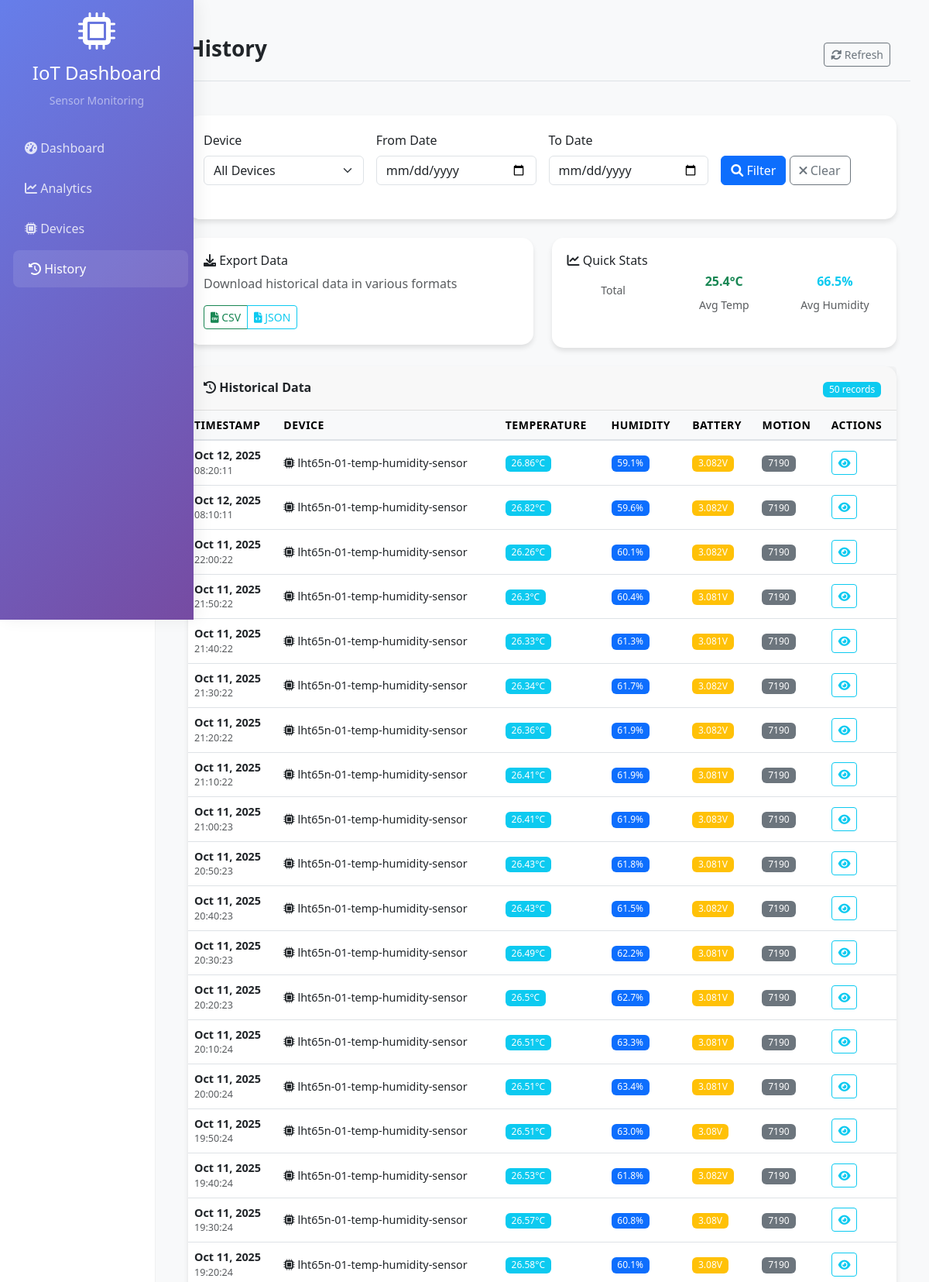
Screenshot of /history/?page=2 (upper part) with the database file from the repository.
### sensors/models.py (models this page shows, shortened)
class SensorReading(models.Model):
    device_id = models.CharField(max_length=128, db_index=True)
    battery_voltage = models.FloatField(null=True, blank=True)
    humidity = models.FloatField(null=True, blank=True)
    motion_counts = models.IntegerField(null=True, blank=True)
    temperature_c = models.FloatField(null=True, blank=True)
    received_at = models.DateTimeField(db_index=True)
    created_at = models.DateTimeField(auto_now_add=True)
    class Meta:
        ordering = ["-received_at", "-id"]

### sensors/views.py (the view, shortened to what this page needs)
# urls.py: path("history/", views.history, name="history"),
def history(request: HttpRequest):
    selected_device = request.GET.get("device", "")
    date_from = request.GET.get("date_from", "")
    date_to = request.GET.get("date_to", "")
    export_format = request.GET.get("export", "")
    query = Q()
    query &= ~Q(device_id__in=["test-device", "unknown-device"])
    if selected_device:
        query &= Q(device_id=selected_device)
    if date_from:
        query &= Q(received_at__date__gte=date_from)
    if date_to:
        query &= Q(received_at__date__lte=date_to)
    readings = SensorReading.objects.filter(query).order_by("-received_at")
    paginator = Paginator(readings, 50)
    page_number = request.GET.get("page")
    readings = paginator.get_page(page_number)
    device_list = (
        SensorReading.objects.exclude(device_id__in=["test-device", "unknown-device"])
        .values_list("device_id", flat=True)
        .distinct()
        .order_by("device_id")
    )
    total_count = SensorReading.objects.filter(query).count()
    avg_temp = SensorReading.objects.filter(
        query, temperature_c__isnull=False
    ).aggregate(avg=Avg("temperature_c"))["avg"]
    avg_humidity = SensorReading.objects.filter(
        query, humidity__isnull=False
    ).aggregate(avg=Avg("humidity"))["avg"]
    return render(
        request,
        "sensors/history.html",
        {
            "readings": readings,
            "device_list": device_list,
            "selected_device": selected_device,
            "date_from": date_from,
            "date_to": date_to,
            "total_count": total_count,
            "avg_temp": avg_temp or 0,
            "avg_humidity": avg_humidity or 0,
        },
    )

### sensors/templates/sensors/history.html (shortened to what this page needs)
{% extends 'sensors/base.html' %}
{% block page_title %}History{% endblock %}
{% block content %}
<div class="card mb-4">
    <div class="card-body">
        <form method="get" class="row g-3">
            <div class="col-md-3">
                <label for="device" class="form-label">Device</label>
                <select name="device" id="device" class="form-select">
                    <option value="">All Devices</option>
                </select>
            </div>
            <div class="col-md-3">
                <label for="date_from" class="form-label">From Date</label>
                <input type="date" name="date_from" id="date_from" class="form-control" value="{{ date_from }}">
            </div>
            <div class="col-md-3">
                <label for="date_to" class="form-label">To Date</label>
                <input type="date" name="date_to" id="date_to" class="form-control" value="{{ date_to }}">
            </div>
            <div class="col-md-3">
                <label class="form-label">&nbsp;</label>
                <div>
                    <button type="submit" class="btn btn-primary">
                        <i class="fas fa-search"></i> Filter
                    </button>
                    <a href="{% url 'history' %}" class="btn btn-outline-secondary">
                        <i class="fas fa-times"></i> Clear
                    </a>
                </div>
            </div>
        </form>
    </div>
</div>
<div class="row mb-4">
    <div class="col-md-6">
        <div class="card">
            <div class="card-body">
                <h6 class="card-title"><i class="fas fa-download"></i> Export Data</h6>
                <p class="card-text text-muted">Download historical data in various formats</p>
                <div class="btn-group">
                    <a href="?export=csv{% if selected_device %}&device={{ selected_device }}{% endif %}{% if date_from %}&date_from={{ date_from }}{% endif %}{% if date_to %}&date_to={{ date_to }}{% endif %}"
                       class="btn btn-outline-success btn-sm">
                        <i class="fas fa-file-csv"></i> CSV
                    </a>
                    <a href="?export=json{% if selected_device %}&device={{ selected_device }}{% endif %}{% if date_from %}&date_from={{ date_from }}{% endif %}{% if date_to %}&date_to={{ date_to }}{% endif %}"
                       class="btn btn-outline-info btn-sm">
                        <i class="fas fa-file-code"></i> JSON
                    </a>
                </div>
            </div>
        </div>
    </div>
    <div class="col-md-6">
        <div class="card">
            <div class="card-body">
                <h6 class="card-title"><i class="fas fa-chart-line"></i> Quick Stats</h6>
                <div class="row text-center">
                    <div class="col-4">
                        <small class="text-muted">Total</small>
                    </div>
                    <div class="col-4">
                        <h5 class="text-success">{{ avg_temp|floatformat:1 }}°C</h5>
                        <small class="text-muted">Avg Temp</small>
                    </div>
                    <div class="col-4">
                        <h5 class="text-info">{{ avg_humidity|floatformat:1 }}%</h5>
                        <small class="text-muted">Avg Humidity</small>
                    </div>
                </div>
            </div>
        </div>
    </div>
</div>
<div class="card">
    <div class="card-header d-flex justify-content-between align-items-center">
        <h5 class="mb-0"><i class="fas fa-history"></i> Historical Data</h5>
        <div>
            <span class="badge bg-info">{{ readings|length }} records</span>
        </div>
    </div>
    <div class="card-body p-0">
        <div class="table-responsive">
            <table class="table table-hover mb-0">
                <thead class="table-light">
                    <tr>
                        <th>Timestamp</th>
                        <th>Device</th>
                        <th>Temperature</th>
                        <th>Humidity</th>
                        <th>Battery</th>
                        <th>Motion</th>
                        <th>Actions</th>
                    </tr>
                </thead>
                <tbody>
                    {% for reading in readings %}
                    <tr>
                        <td>
                            <div class="d-flex flex-column">
                                <span class="fw-bold">{{ reading.received_at|date:"M d, Y" }}</span>
                                <small class="text-muted">{{ reading.received_at|date:"H:i:s" }}</small>
                            </div>
                        </td>
                        <td>
                            <i class="fas fa-microchip"></i> {{ reading.device_id }}
                        </td>
                        <td>
                            {% if reading.temperature_c %}
                                <span class="badge bg-info">{{ reading.temperature_c }}°C</span>
                            {% else %}
                                <span class="text-muted">--</span>
                            {% endif %}
                        </td>
                        <td>
                            {% if reading.humidity %}
                                <span class="badge bg-primary">{{ reading.humidity }}%</span>
                            {% else %}
                                <span class="text-muted">--</span>
                            {% endif %}
                        </td>
                        <td>
                            {% if reading.battery_voltage %}
                                {% if reading.battery_voltage > 3.5 %}
                                    <span class="badge bg-success">{{ reading.battery_voltage }}V</span>
                                {% elif reading.battery_voltage > 3.0 %}
                                    <span class="badge bg-warning">{{ reading.battery_voltage }}V</span>
                                {% else %}
                                    <span class="badge bg-danger">{{ reading.battery_voltage }}V</span>
                                {% endif %}
                            {% else %}
                                <span class="text-muted">--</span>
                            {% endif %}
                        </td>
                        <td>
                            {% if reading.motion_counts %}
                                <span class="badge bg-secondary">{{ reading.motion_counts }}</span>
                            {% else %}
                                <span class="text-muted">--</span>
                            {% endif %}
                        </td>
                        <td>
                            <button class="btn btn-sm btn-outline-info" onclick="showReadingDetails({{ reading.id }})">
                                <i class="fas fa-eye"></i>
                            </button>
                        </td>
                    </tr>
                    {% endfor %}
                </tbody>
            </table>
        </div>
    </div>
</div>
{% endblock %}

### sensors/templates/sensors/base.html (style rules this page uses)
.card { border: none; border-radius: 15px; box-shadow: 0 4px 6px rgba(0,0,0,0.1); transition: transform 0.3s ease; }
.card-header h5 { font-size: 1.1rem; font-weight: 600; margin: 0; }
.table th { font-size: 0.875rem; font-weight: 600; text-transform: uppercase; letter-spacing: 0.5px; }
.table td { font-size: 0.9rem; vertical-align: middle; }
.badge { font-size: 0.75rem; font-weight: 500; }
.row { margin-bottom: 1.5rem; }
.card-body { padding: 1.25rem; }
.card-header { padding: 1rem 1.25rem; border-bottom: 1px solid rgba(0,0,0,0.1); }
.main-content h5 { font-size: 1rem; font-weight: 600; margin-bottom: 0.5rem; }
.table-responsive { border-radius: 0 0 15px 15px; }
.table thead th { background-color: #f8f9fa; border-bottom: 2px solid #dee2e6; }

### rows the page displays
SensorReading: received_at "Oct 12, 2025", received_at "08:20:11", device_id "lht65n-01-temp-humidity-sensor", temperature_c "26.86", humidity "59.1", battery_voltage "3.082", motion_counts "7190"
SensorReading: received_at "Oct 12, 2025", received_at "08:10:11", device_id "lht65n-01-temp-humidity-sensor", temperature_c "26.82", humidity "59.6", battery_voltage "3.082", motion_counts "7190"
SensorReading: received_at "Oct 11, 2025", received_at "22:00:22", device_id "lht65n-01-temp-humidity-sensor", temperature_c "26.26", humidity "60.1", battery_voltage "3.082", motion_counts "7190"
SensorReading: received_at "Oct 11, 2025", received_at "21:50:22", device_id "lht65n-01-temp-humidity-sensor", temperature_c "26.3", humidity "60.4", battery_voltage "3.081", motion_counts "7190"
SensorReading: received_at "Oct 11, 2025", received_at "21:40:22", device_id "lht65n-01-temp-humidity-sensor", temperature_c "26.33", humidity "61.3", battery_voltage "3.081", motion_counts "7190"
SensorReading: received_at "Oct 11, 2025", received_at "21:30:22", device_id "lht65n-01-temp-humidity-sensor", temperature_c "26.34", humidity "61.7", battery_voltage "3.082", motion_counts "7190"
SensorReading: received_at "Oct 11, 2025", received_at "21:20:22", device_id "lht65n-01-temp-humidity-sensor", temperature_c "26.36", humidity "61.9", battery_voltage "3.082", motion_counts "7190"
SensorReading: received_at "Oct 11, 2025", received_at "21:10:22", device_id "lht65n-01-temp-humidity-sensor", temperature_c "26.41", humidity "61.9", battery_voltage "3.081", motion_counts "7190"
SensorReading: received_at "Oct 11, 2025", received_at "21:00:23", device_id "lht65n-01-temp-humidity-sensor", temperature_c "26.41", humidity "61.9", battery_voltage "3.083", motion_counts "7190"
SensorReading: received_at "Oct 11, 2025", received_at "20:50:23", device_id "lht65n-01-temp-humidity-sensor", temperature_c "26.43", humidity "61.8", battery_voltage "3.081", motion_counts "7190"
SensorReading: received_at "Oct 11, 2025", received_at "20:40:23", device_id "lht65n-01-temp-humidity-sensor", temperature_c "26.43", humidity "61.5", battery_voltage "3.082", motion_counts "7190"
SensorReading: received_at "Oct 11, 2025", received_at "20:30:23", device_id "lht65n-01-temp-humidity-sensor", temperature_c "26.49", humidity "62.2", battery_voltage "3.081", motion_counts "7190"
SensorReading: received_at "Oct 11, 2025", received_at "20:20:23", device_id "lht65n-01-temp-humidity-sensor", temperature_c "26.5", humidity "62.7", battery_voltage "3.081", motion_counts "7190"
SensorReading: received_at "Oct 11, 2025", received_at "20:10:24", device_id "lht65n-01-temp-humidity-sensor", temperature_c "26.51", humidity "63.3", battery_voltage "3.081", motion_counts "7190"
SensorReading: received_at "Oct 11, 2025", received_at "20:00:24", device_id "lht65n-01-temp-humidity-sensor", temperature_c "26.51", humidity "63.4", battery_voltage "3.081", motion_counts "7190"
SensorReading: received_at "Oct 11, 2025", received_at "19:50:24", device_id "lht65n-01-temp-humidity-sensor", temperature_c "26.51", humidity "63.0", battery_voltage "3.08", motion_counts "7190"
SensorReading: received_at "Oct 11, 2025", received_at "19:40:24", device_id "lht65n-01-temp-humidity-sensor", temperature_c "26.53", humidity "61.8", battery_voltage "3.082", motion_counts "7190"
SensorReading: received_at "Oct 11, 2025", received_at "19:30:24", device_id "lht65n-01-temp-humidity-sensor", temperature_c "26.57", humidity "60.8", battery_voltage "3.08", motion_counts "7190"
SensorReading: received_at "Oct 11, 2025", received_at "19:20:24", device_id "lht65n-01-temp-humidity-sensor", temperature_c "26.58", humidity "60.1", battery_voltage "3.08", motion_counts "7190"

### other values shown
{{ avg_temp|floatformat:1 }} "25.4"
{{ avg_humidity|floatformat:1 }} "66.5"
{{ readings|length }} "50"
